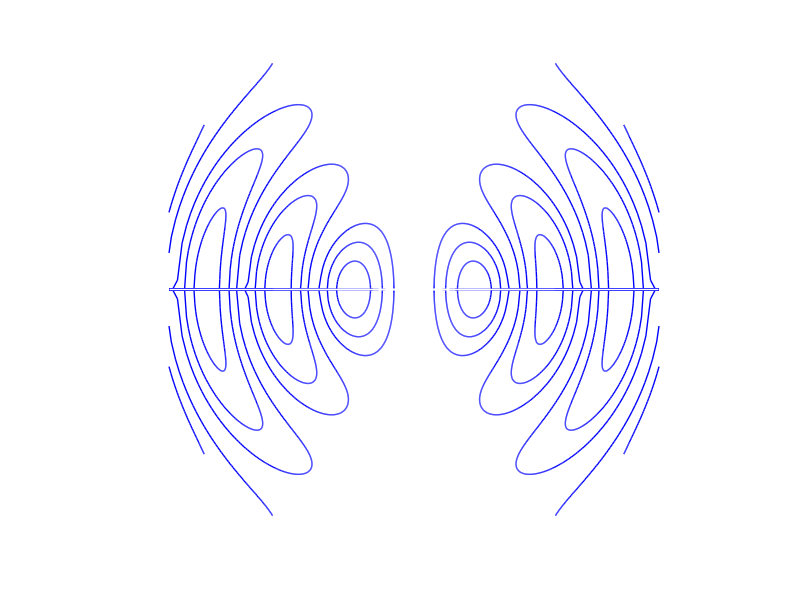

The MATLAB script that drew this image: (Note: this script raises an error after producing the figure.)
% cemEDR03.m

% ELECTRIC DIPOLE RADIATION
%   GENERATION OF ELECTROMAGNETIC WAVES
%   Dipole in Z direction

% Ian Cooper
% email: matlabvisualphysics@gmail.com
% 220815 / Matlab version R2021b

% DOING PHYSICS WITH MATLAB 
%    https://d-arora.github.io/Doing-Physics-With-Matlab/
% Notes
%    https://d-arora.github.io/Doing-Physics-With-Matlab/mpDocs/cemEDR.htm
% SCRIPTS
%    https://github.com/D-Arora/Doing-Physics-With-Matlab/tree/master/mpScripts
%    https://drive.google.com/drive/u/3/folders/1j09aAhfrVYpiMavajrgSvUMc89ksF9Jb



clear
close all
clc

% Animated gif  =======================================================
% Show and Save animation as a gif file (0 no)  (1 yes) for flag2
    flagAG = 1;    
% file name for animated gif   
    ag_name = 'ag_cemEDR03.gif'; 
% Delay in seconds before displaying the next image  
    delay = 0;
    frame1 = 0;

tic
% Constant C
  CMin = 0.25; CMax = 1.35; dC = 0.30;
  C = CMin:dC:CMax; CLen = length(C);
% time
  wtMin =  0; wtMax = 2*pi; dwt = pi/64;
  wt = wtMin:dwt:wtMax; wtLen = length(wt);
% Displacement
  krMin = 0.05; krMax = 12; dkr = 0.01;
  kr = krMin:dkr:krMax; fr = krMax/11; krLen = length(kr);

  x = zeros(krLen,CLen);
  y = zeros(krLen,CLen);

  figure(1)
  set(gcf,'color',[1 1 1])

  for m = 1 :wtLen
      hold off
  for c = 1:CLen
    s2 = abs(C(c)./( (1./kr).*(sin(kr-wt(m))) - cos(kr - wt(m) )  ));

 for n = 1:length(s2)
 x(:,c) = real(fr.*kr.*sqrt(s2));
 y(:,c) = real(fr.*kr.*sqrt(1-s2));
 end
 end
 for c = 1:CLen
 plot(x(:,c),y(:,c),'b-','linewidth',1)
 hold on
 plot(x(:,c), -y(:,c),'b-','linewidth',1);
 plot(-x(:,c),-y(:,c),'b-','linewidth',1);
 plot(-x(:,c), y(:,c),'b-','linewidth',1);
 plot([-12 12], [0 0],'color',[1 1 1],'linewidth',1.0)
 xlim([-12 12])
 ylim([-12 12])
 axis square
 axis off
 
 end
  pause(0.001)

    frame1 = frame1 + 1;
         frame = getframe(1);
         im = frame2im(frame);
         [imind,cm] = rgb2ind(im,256);
      % On the first loop, create the file. In subsequent loops, append.
         if frame1 == 1
           imwrite(imind,cm,ag_name,'gif','DelayTime',delay,'loopcount',inf);
         else
          imwrite(imind,cm,ag_name,'gif','DelayTime',delay,'writemode','append');
         end

  end
  toc
